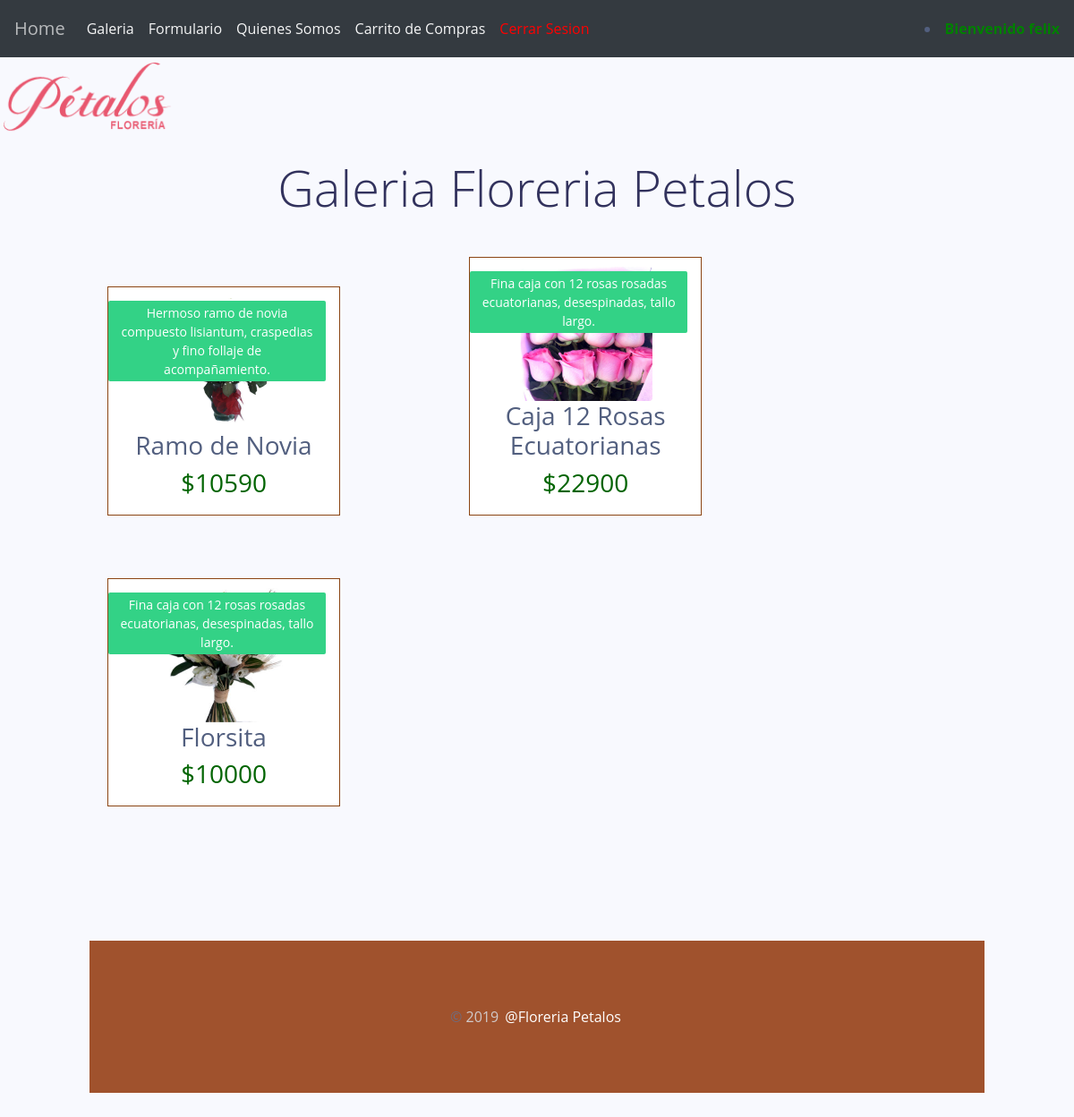
The app's page /galeria/ (signed in), older data.
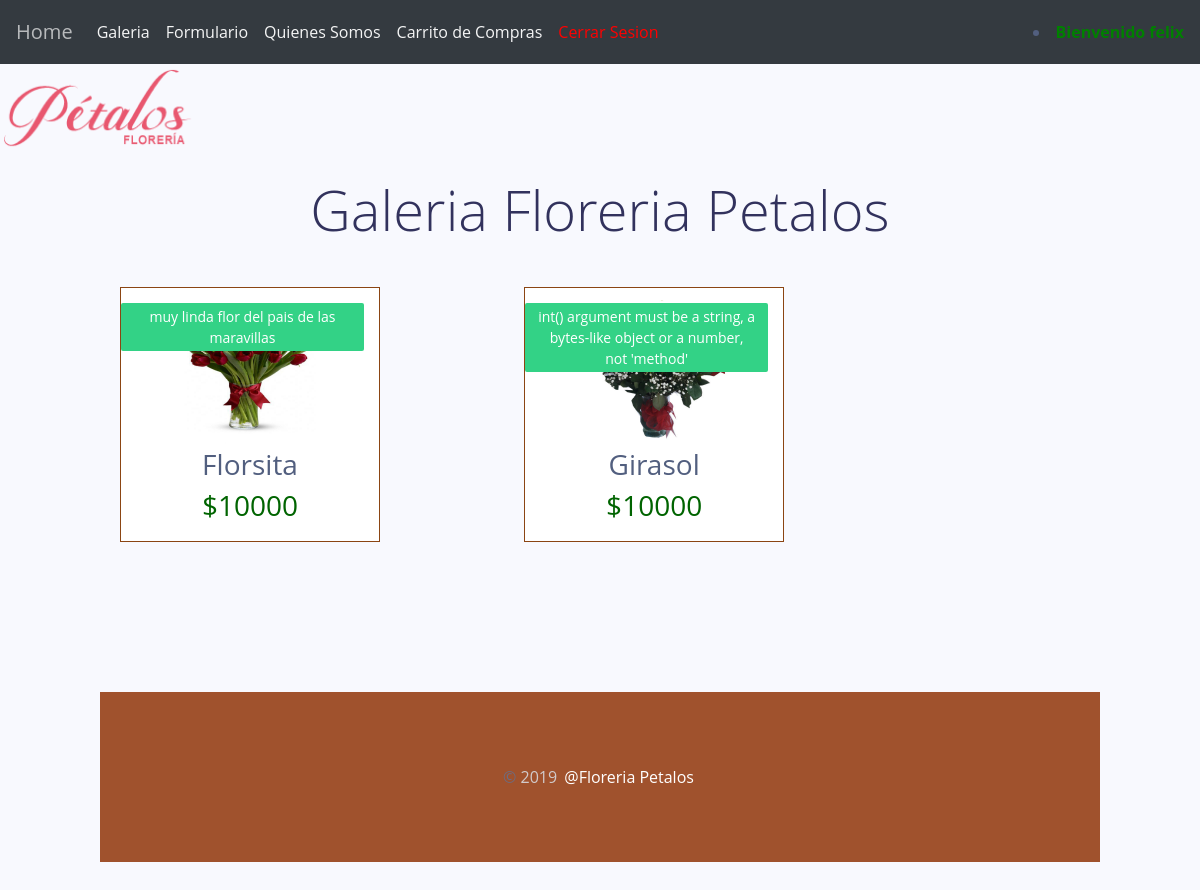
The same page, newer data.
### core/models.py (models this page shows, shortened)
class Flores(models.Model):
    imagen=models.ImageField(upload_to="flores",null=True)
    name=models.CharField(max_length=100, primary_key=True)
    precio=models.IntegerField()
    descripcion=models.TextField()
    estado=models.BooleanField()
    stock=models.IntegerField()

### core/views.py (the view)
# urls.py: path('galeria/',galeria,name='GALE'),
@login_required(login_url='/login/')
def galeria(request):
    flor=Flores.objects.all()
    return render(request,'core/galeria.html',{'lista':flor})

### core/templates/core/galeria.html (shortened to what this page needs)
{% extends "core/base.html" %} {% block titulo %} Galeria de Flores - Floreria Petalos {% endblock titulo %} {% load static %} {% block contenido %}
<h1 class="text-center display-4 my-4 ">Galeria Floreria Petalos</h1>
{% for f in lista %}
<div class="col-lg-3 col-md-4 col-sm-6 mix sale rounded" style="display: inline-block; padding: 20px; margin-left: 100px; " data-bound="">
    <div class="single_product" style="border:1px solid saddlebrown; padding-bottom: 10px;">
        <center>
            <div class="product_image" style="padding-top: 10px">
                <img src="{{f.imagen.url}}" style="width:150px; height: 150px; border-image: 2px; text-align: center;" class="rounded">
                <h3>{{f.name}}</h3>
                <div class="new_badge" style="text-align: center;">{{f.descripcion}}</div>
            </div>
        </center>
        <div class="product_btm_text" style="text-align: center;">
            <h3 class="price" style="color:darkgreen; size: 50pxpx;">${{f.precio}}</h3>
        </div>
    </div>
</div>
{% endfor %} {% endblock contenido %}

Row changes from the older to the newer data that the page shows:
removed Flores: name "Ramo de Novia", descripcion "Hermoso ramo de novia compuesto lisiantum, craspedias y fino follaje de acompañamiento.", precio "10590"
removed Flores: imagen (picture), name "Caja 12 Rosas Ecuatorianas", descripcion "Fina caja con 12 rosas rosadas ecuatorianas, desespinadas, tallo largo.", precio "22900"
changed Flores "Florsita": imagen: a different picture; descripcion "Fina caja con 12 rosas rosadas ecuatorianas, desespinadas, tallo largo." → "muy linda flor del pais de las maravillas"
added Flores: imagen (picture), name "Girasol", descripcion "int() argument must be a string, a bytes-like object or a number, not 'method'", precio "10000"
